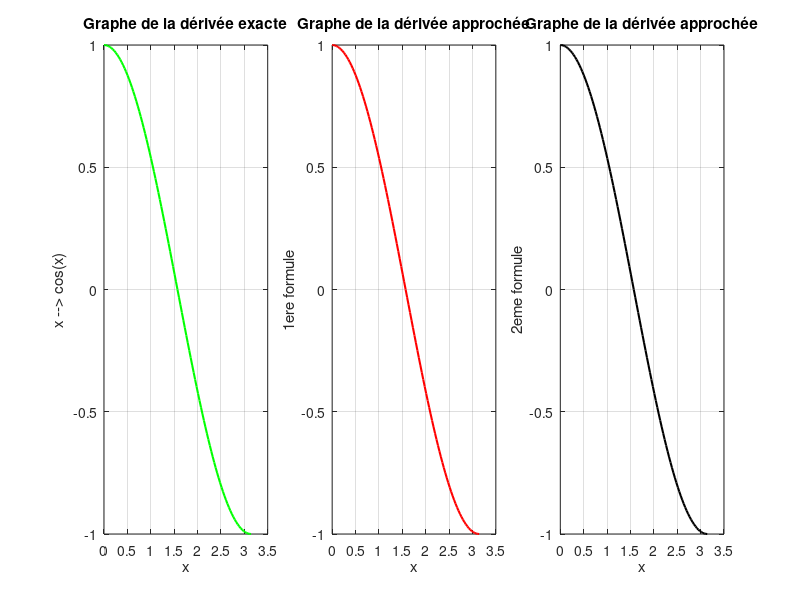

Recreate this plot in MATLAB. (Note: this script raises an error after producing the figure.)
% Yakine RACHEDI
clear % désaffecte les variables
close all % ferme les fenêtres graphiques

h = 0.00001;  % Ajustement de h
dx = pi / 100;
x = linspace(0, pi, 101);

% Dérivée exacte :
d = cos(x);

% Dérivée approchée (1ère formule) :
d1 = (sin(x + h) - sin(x)) / h;

err = norm(d - d1, inf); % Calcul de l'erreur maximale avec la norme infinie
fprintf("Le résultat de l'erreur maximale par la 1ère formule est : %.4e\n", err);

% Dérivée approchée (2ème formule, différences centrées) :
d2 = (sin(x + h) - sin(x - h)) / (2 * h); % attention aux parentheses

err_2 = norm(d - d2, inf);
fprintf("Le résultat de l'erreur maximale par la 2ème formule est : %.4e\n", err_2);

% Créer une figure
figure('Position', [100, 100, 1200, 400]);  % Taille plus grande pour les sous-graphes

% Premier graphe - Dérivée exacte
subplot(1,3,1)
plot(x, d, '-g', 'LineWidth', 1.5)
xlabel('x')
ylabel('x --> cos(x)')
title('Graphe de la dérivée exacte')
grid on

% Deuxième graphe - Dérivée approchée (1ère formule)
subplot(1,3,2)
plot(x, d1, '-r', 'LineWidth', 1.5)
xlabel('x')
ylabel('1ere formule')
title('Graphe de la dérivée approchée')
grid on

% Troisième graphe - Dérivée approchée (2ème formule)
subplot(1,3,3)
plot(x, d2, '-k', 'LineWidth', 1.5)
xlabel('x')
ylabel('2eme formule')
title('Graphe de la dérivée approchée')
grid on

figure; % Crée une nouvelle figure
h = logspace(-10,-1,10);

E1 = zeros(1,length(h));
E2 = zeros(1,length(h));

for i = 1:length(h)
    [E1(i), E2(i)] = max_error(h(i)); % Récupération des deux erreurs
end

% Affichage des erreurs
E1
E2

% Graphe 1 - Erreur par la 1ère formule
subplot(1,2,1)
loglog(h, E1, '-ro', 'MarkerFaceColor', 'r')  % '-ro' pour les lignes rouges avec des cercles rouges remplis
xlabel('h')
ylabel('Erreur 1')
title("L'erreur par la 1ère formule")
grid on

% Graphe 2 - Erreur par la 2ème formule
subplot(1,2,2)
loglog(h, E2, '-bs', 'MarkerFaceColor', 'b')  % '-bs' pour les lignes bleues avec des carrés bleus
xlabel('h')
ylabel('Erreur 2')
title("L'erreur par la 2ème formule")
grid on

% on remarque que la 2eme formule donne une petite erreur

figure; % Crée une nouvelle figure
% Préallocation pour les erreurs
E3 = zeros(1, length(h));

% Calcul des erreurs pour chaque h(i)
for i = 1:length(h)    
    % Dérivée approchée (formule 3)
    d3 = (4 / 3) * ((sin(x + h(i)) - sin(x - h(i))) ./ (2 * h(i))) - ...
         (1 / 3) * ((sin(x + 2 * h(i)) - sin(x - 2 * h(i))) ./ (4 * h(i)));
     
    % Calcul de l'erreur maximale
    E3(i) = norm(d - d3, inf);
end

% Tracé de l'erreur avec loglog
loglog(h, E3, '-go', 'MarkerFaceColor', 'g');  % '-go' pour lignes vertes avec cercles verts remplis
xlabel('h');
ylabel('Erreur');
title('Erreur pour la formule d''approximation d''ordre 4');
grid on;